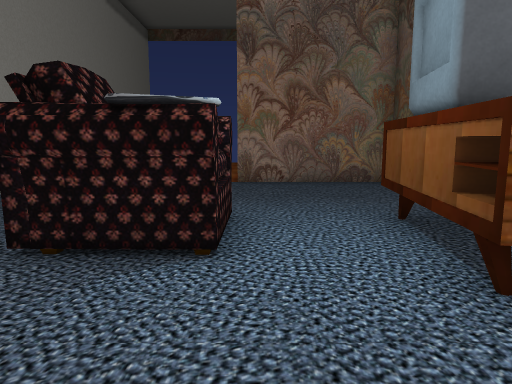
[1] (above)

13 first-person views from a walk through a scene from a Unity 3-D project. The camera is 1.2 m above the floor, tilts 8° down and sees 70° across. The floor is counted in squares, 1 m on a side. Each view is taken from the middle of a square. On the plan, view 1 faces up. The plan holds only what a view shows up to about 15 squares ahead; the rest is blank. The player is left out.

[2]
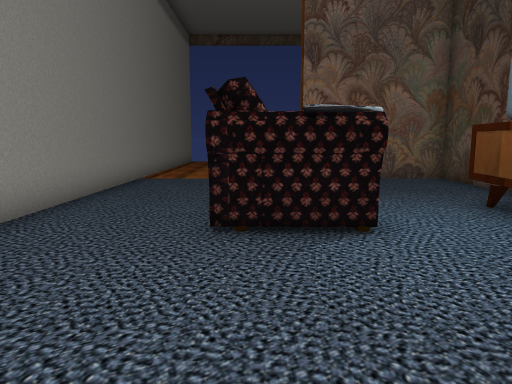

[3]
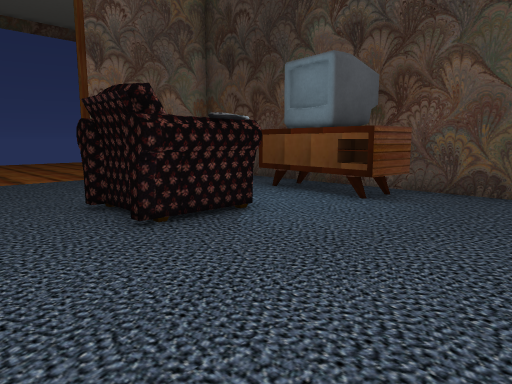

[4]
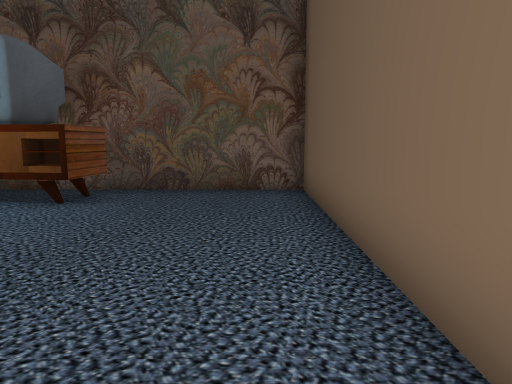

[5]
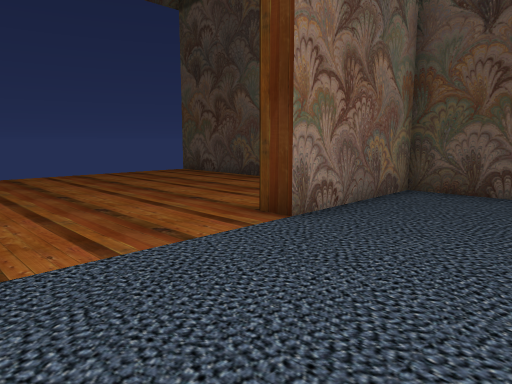

[6]
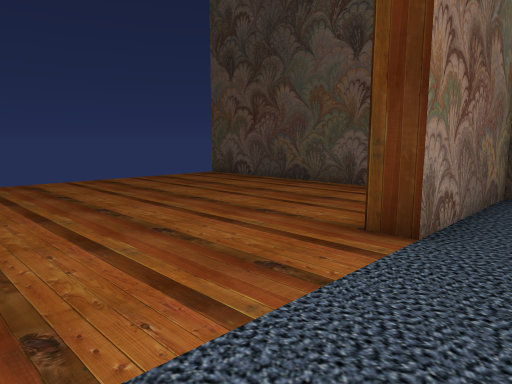

[7]
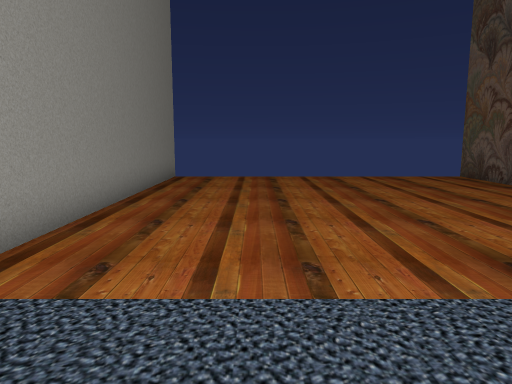

[8]
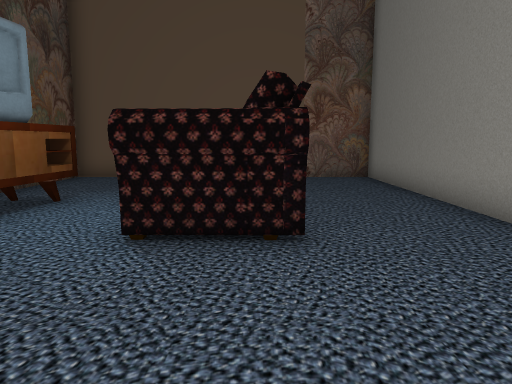

[9]
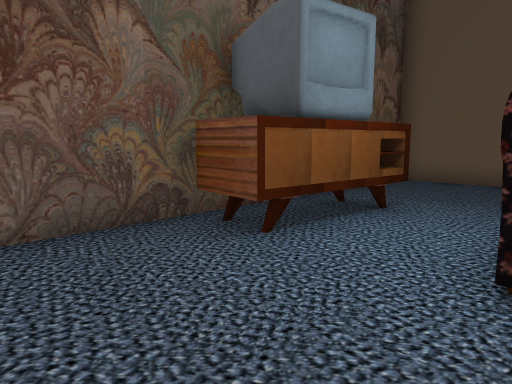

[10]
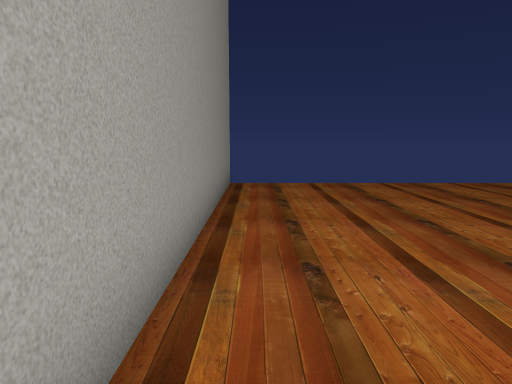

[11]
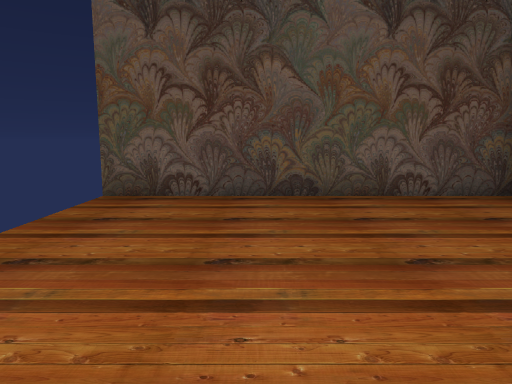

[12]
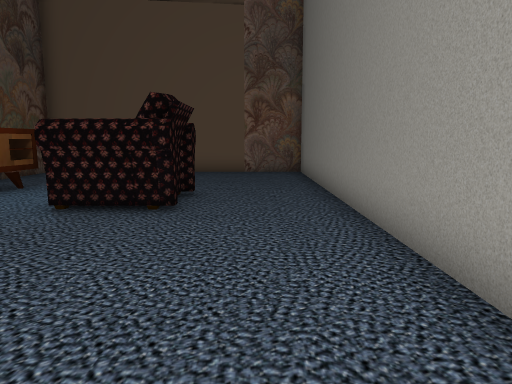

[13]
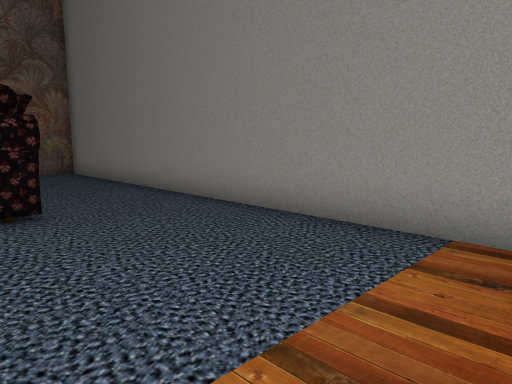

### Floor plan
Points are (right, up) in squares from view 1. A wall is a line through its corners. A room is listed if a view was taken in it or the views show most of it. See-through windows are left out.
Room 1 (views 1, 2, 3, 4, 5, 6, 7, 8, 9, 10, 11, 12, 13)
walls: (3.9, 11.4) (3.9, 20.4); (3.9, 4.2) (3.9, 10.7) (-0.5, 10.7) (-0.5, 11.5); (-5.7, 20.4) (-5.7, -2.2) (3.9, -2.2) (3.9, 4)
objects: other object (-2, 4) to (-1, 6); other object (2, 3) to (3, 4); other object (2, 4) to (3, 5); other object (3, 6)

Positions as (right, up) in squares from view 1, and headings:
1: (0, 0), facing up
2: (-2, -1), facing up
3: (-5, -1), facing up-right
4: (-5, -1), facing right
5: (-5, 7), facing up-right
6: (-5, 9), facing up-right
7: (-3, 8), facing up
8: (-2, 10), facing down
9: (-1, 9), facing down-right
10: (-5, 10), facing up
11: (-4, 17), facing right
12: (-4, 12), facing down
13: (-1, 12), facing down-left
